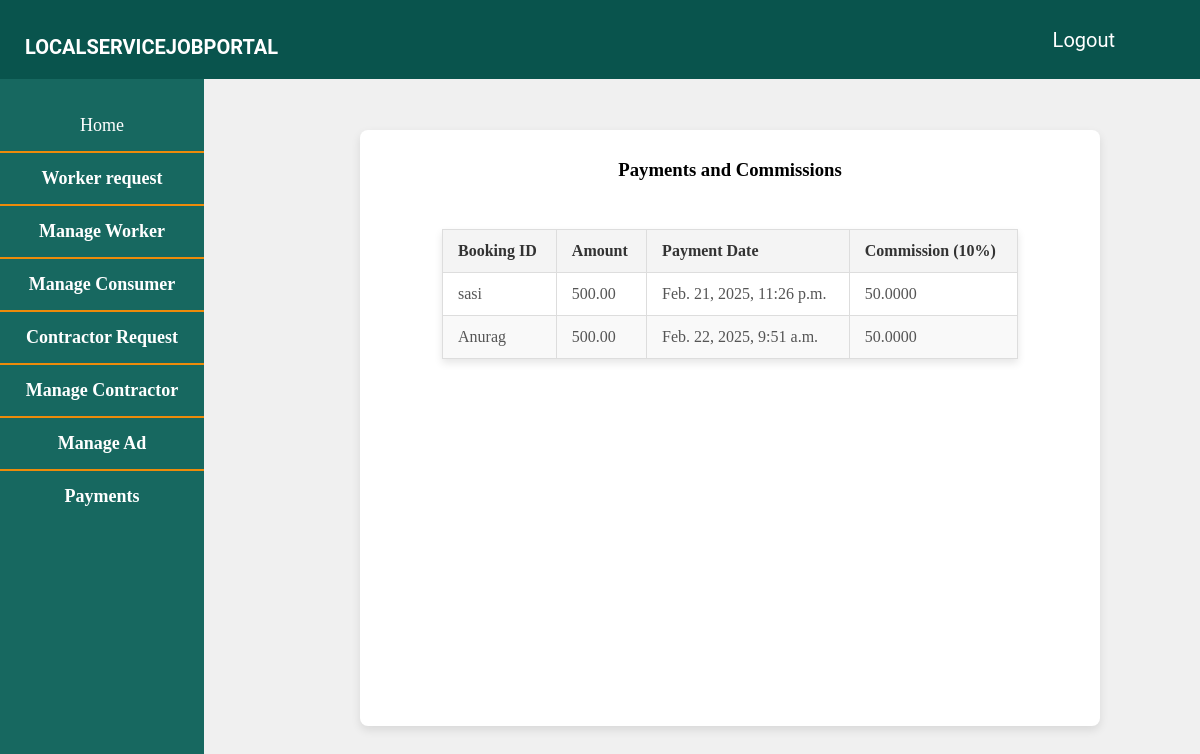
The app's page /admin-dashboard with its own data.
### urban/models.py (models this page shows, shortened)
class Payment(models.Model):
    booking = models.ForeignKey('Booking', on_delete=models.CASCADE)  # Link to the booking
    worker = models.CharField(max_length=16,default="hai") # The worker being paid
    amount = models.DecimalField(max_digits=10, decimal_places=2)  # Amount paid
    card_number = models.CharField(max_length=16)  # Credit card number (for demo only)
    account_holder_name = models.CharField(max_length=100)  # Account holder name
    cvv = models.CharField(max_length=3)  # CVV code
    expiry_date = models.DateField()  # Expiry date
    status = models.CharField(max_length=20, default='Pending')  # Payment status
    created_at = models.DateTimeField(auto_now_add=True)  # Timestamp

### urban/views.py (the view)
# urls.py: path('admin-dashboard',views.admin_dashboard_view,name='admin-dashboard'),
def admin_dashboard_view(request):
    consumer_count = Consumer.objects.count()
    approved_worker_count = Worker.objects.filter(status='Confirmed').count()
    not_approved_worker_count = Worker.objects.filter(status='Pending').count()
    advertisements = Advertisement.objects.all()
    payments = Payment.objects.all()
    commission_rate = Decimal('0.10')
    payments_with_commission = []
    for payment in payments:
        commission = payment.amount * commission_rate  # Calculate commission as Decimal
        payments_with_commission.append({
            'payment': payment,
            'commission': commission
        })
    context = {
        'consumer_count': consumer_count,
        'approved_worker_count': approved_worker_count,
        'not_approved_worker_count': not_approved_worker_count,
        'advertisements': advertisements,
        'payments_with_commission': payments_with_commission,  # Pass payments with commission details
    }
    return render(request, 'owner/admin_dashboard.html', context)

### templates/owner/admin_dashboard.html (shortened to what this page needs)
{% load widget_tweaks %}
{% load static %}
<!DOCTYPE html>
<html lang="en">
<head>
    <link rel="stylesheet" href="https://cdnjs.cloudflare.com/ajax/libs/font-awesome/5.14.0/css/all.css">
</head>
<body>
    <header>
        <nav>
            <a href=""><span>LOCALSERVICEJOBPORTAL</span></a>
            <div class="navbar">
                <div class="nav-item"><a href="{% url 'home' %}">Logout</a></div>
                <div class="nav-item"><a href=""></a></div>
                <div class="nav-item"><a href=""></a></div>
                <div class="nav-item"><a href=""></a></div>
            </div>
        </nav>
    </header>
    <div class="leftbar">
        <ul class="left">
            <ul>
                <li><a href="{% url 'admin-dashboard' %}" class="active" style="color: white;">Home</a></li>
                <li><a href="{% url 'worker-request' %}" style="color: white;"><b>Worker request</b></a></li>
                <li><a href="{% url 'manage-worker' %}" style="color: white;"><b>Manage Worker</b></a></li>
                <li><a href="{% url 'manage-consumer' %}" style="color: white;"><b>Manage Consumer</b></a></li>
                <li><a href="{% url 'contractor-request' %}" style="color: white;"><b>Contractor Request</b></a></li>
                <li><a href="{% url 'manage-contractor' %}" style="color: white;"><b>Manage Contractor</b></a></li>
                <li><a href="{% url 'contractor_advertisement_list' %}" style="color: white;"><b>Manage Ad</b></a></li>
                <li><a href="{% url 'admin-payment-list' %}" style="color: white;"><b>Payments</b></a></li>
            </ul>
        </ul>
    </div>
    <div class="card">
        <h3>Payments and Commissions</h3>
        <table>
            <thead>
                <tr>
                    <th class="table-header">Booking ID</th>
                    <th class="table-header">Amount</th>
                    <th class="table-header">Payment Date</th>
                    <th class="table-header">Commission (10%)</th>
                </tr>
            </thead>
            <tbody>
                {% for entry in payments_with_commission %}
                    <tr>
                        <td>{{ entry.payment.worker }}</td>
                        <td>{{ entry.payment.amount }}</td>
                        <td>{{ entry.payment.created_at }}</td>
                        <td>{{ entry.commission }}</td>
                    </tr>
                {% empty %}
                    <tr>
                        <td colspan="5">No payments available.</td>
                    </tr>
                {% endfor %}
            </tbody>
        </table>
    </div>
</body>
</html>

### templates/owner/admin_dashboard.html (style rules this page uses)
body { margin: 0; padding: 0; height: 100vh; background-color: #f0f0f0; display: flex; flex-direction: row; }
header { display: flex; justify-content: space-between; align-items: center; width: 100%; padding: 20px; background-color: rgb(9, 84, 77); position: fixed; z-index: 10; }
nav { display: flex; align-items: center; width: 100%; }
nav a { color: white; font-family: "Roboto", sans-serif; font-weight: bold; font-size: 20px; text-decoration: none; margin-right: auto; margin-left: 5px; margin-top: 15px; }
.navbar { display: flex; align-items: center; }
.nav-item a { font-weight: normal; margin-left: 35px; color: white; }
.leftbar { background-color: rgb(23, 104, 96); width: 17vw; height: 100vh; padding-top: 100px; position: fixed; }
.leftbar ul { list-style-type: none; padding: 0; margin: 0; }
.left { display: flex; flex-direction: column; }
.left li { text-align: center; margin: 0; border-bottom: 2px solid #ed8b0a; transition: background-color 0.3s; }
.left li:last-child { border-bottom: none; }
.leftbar a { color: #495057; text-decoration: none; font-size: 18px; font-weight: 500; display: block; transition: color 0.3s, background-color 0.3s; border-radius: 4px; padding: 15px 25px; }
.left a.active { color: black; }
.card { margin-left: 30vw; margin-top: 130px; width: 60%; height: 72%; padding: 10px; background: white; border-radius: 8px; box-shadow: 0 4px 10px rgba(0, 0, 0, 0.1); display: flex; flex-direction: column; align-items: center; justify-content: flex-start; }
table { width: 80%; margin-top: 30px; border-collapse: collapse; box-shadow: 0 4px 8px rgba(0, 0, 0, 0.1); }
th, td { padding: 12px 15px; text-align: left; border: 1px solid #ddd; }
th { background-color: #f4f4f4; font-weight: bold; color: #333; }
tr:nth-child(even) { background-color: #f9f9f9; }
td { font-size: 16px; color: #555; }
.table-header { font-weight: bold; color: #333; }

### records on screen
Payment: payment.worker "sasi", payment.amount "500.00", payment.created_at "Feb. 21, 2025, 11:26 p.m.", commission "50.0000"
Payment: payment.worker "Anurag", payment.amount "500.00", payment.created_at "Feb. 22, 2025, 9:51 a.m.", commission "50.0000"
